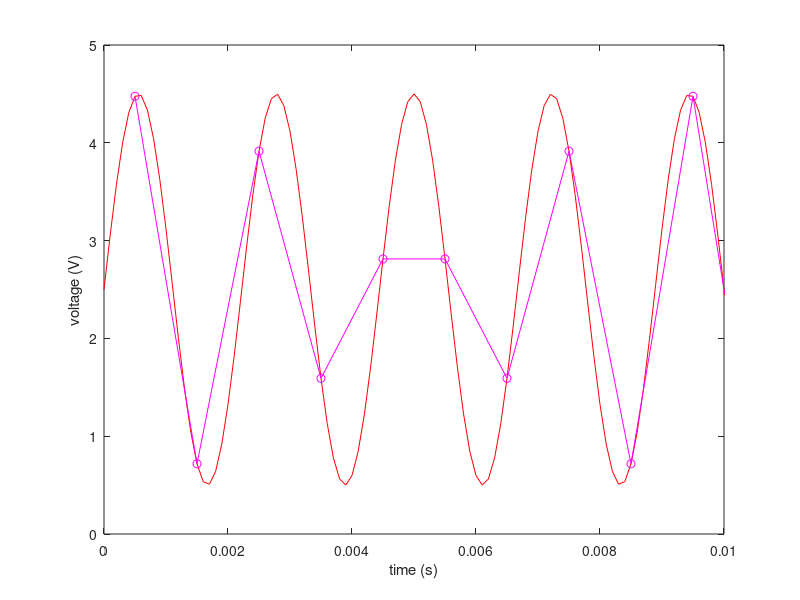

Reproduce this figure in MATLAB.
%% This code is written to help students understand experiement #4 dyanmics
% section of the lab
% By: Rodrigo Padilla
% Created: 2/9/2024
clear all
close all
clc

f = 450;
t = [0:1/10000:1]; % This fixes the sample rate at 10000 Hz so the signal is not alliased
y = 2.5 + 2.*sin(2*pi*f*t);
t2 = [0.0005:1/1000:1.0005]; % This matches the sample created in the lab
y2 = 2.5 + 2.*sin(2*pi*f*t2);
plot(t,y,'r-'); hold on
plot(t2,y2,'mo-')
xlim([0 0.01])
xlabel('time (s)')
ylabel('voltage (V)')
